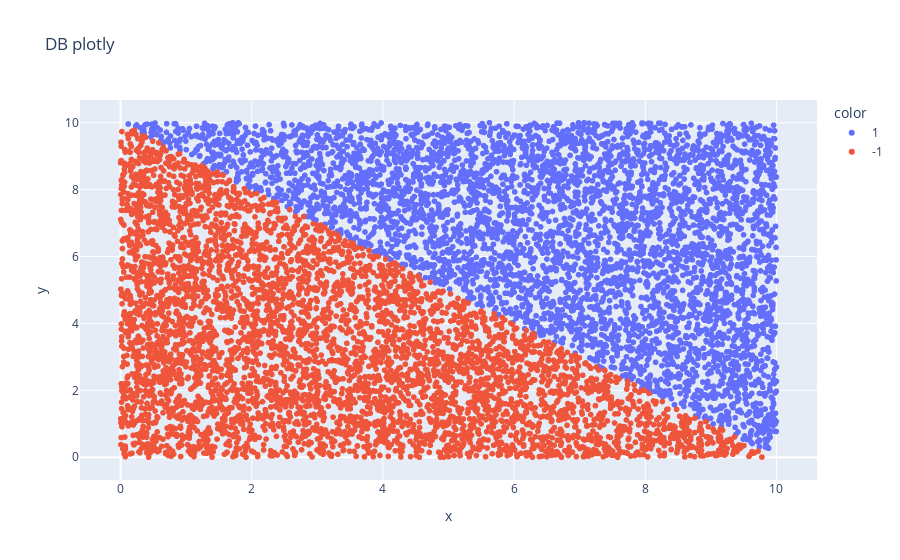

The cell this chart's notebook holds for it:
### Code cell
figure  = px.scatter(x = X[:, 0], y = X[:, 1], color = y.astype(str), title = "DB plotly")
figure.show()

### Figure 1 — Plotly figure (JSON) as saved in the notebook; plotly's stock layout.template omitted (floating-point values rounded to 4 significant figures; data arrays with more than 128 entries replaced by an {"elided": "..."} marker saying what was removed)
{"data": [{"hovertemplate": "color=1<br>x=%{x}<br>y=%{y}<extra></extra>", "legendgroup": "1", "marker": {"color": "#636efa", "symbol": "circle"}, "mode": "markers", "name": "1", "showlegend": true, "type": "scattergl", "x": {"elided": "4917 float values"}, "xaxis": "x", "y": {"elided": "4917 float values"}, "yaxis": "y"}, {"hovertemplate": "color=-1<br>x=%{x}<br>y=%{y}<extra></extra>", "legendgroup": "-1", "marker": {"color": "#EF553B", "symbol": "circle"}, "mode": "markers", "name": "-1", "showlegend": true, "type": "scattergl", "x": {"elided": "5083 float values"}, "xaxis": "x", "y": {"elided": "5083 float values"}, "yaxis": "y"}], "layout": {"legend": {"title": {"text": "color"}, "tracegroupgap": 0}, "title": {"text": "DB plotly"}, "xaxis": {"anchor": "y", "domain": [0, 1], "title": {"text": "x"}}, "yaxis": {"anchor": "x", "domain": [0, 1], "title": {"text": "y"}}}}
